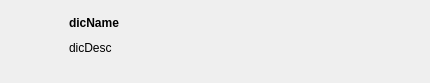
<?xml version="1.0" encoding="UTF-8"?>
<ui version="4.0">
 <class>DictItemWidget</class>
 <widget class="QWidget" name="DictItemWidget">
  <property name="geometry">
   <rect>
    <x>0</x>
    <y>0</y>
    <width>430</width>
    <height>83</height>
   </rect>
  </property>
  <property name="windowTitle">
   <string>Form</string>
  </property>
  <layout class="QHBoxLayout" name="horizontalLayout">
   <item>
    <widget class="QLabel" name="labelGraber">
     <property name="minimumSize">
      <size>
       <width>10</width>
       <height>0</height>
      </size>
     </property>
     <property name="maximumSize">
      <size>
       <width>10</width>
       <height>16777215</height>
      </size>
     </property>
     <property name="text">
      <string/>
     </property>
     <property name="pixmap">
      <pixmap resource="mainwindow.qrc">:/res/dictmng/list_grabber.png</pixmap>
     </property>
    </widget>
   </item>
   <item>
    <widget class="QLabel" name="labelIcon">
     <property name="sizePolicy">
      <sizepolicy hsizetype="Fixed" vsizetype="Preferred">
       <horstretch>0</horstretch>
       <verstretch>0</verstretch>
      </sizepolicy>
     </property>
     <property name="minimumSize">
      <size>
       <width>36</width>
       <height>0</height>
      </size>
     </property>
     <property name="maximumSize">
      <size>
       <width>36</width>
       <height>16777215</height>
      </size>
     </property>
     <property name="text">
      <string/>
     </property>
     <property name="pixmap">
      <pixmap resource="mainwindow.qrc">:/res/dictmng/list_dict_icon_default.png</pixmap>
     </property>
    </widget>
   </item>
   <item>
    <layout class="QVBoxLayout" name="verticalLayout">
     <property name="sizeConstraint">
      <enum>QLayout::SetFixedSize</enum>
     </property>
     <item>
      <widget class="QLabel" name="labelDicName">
       <property name="maximumSize">
        <size>
         <width>16777215</width>
         <height>24</height>
        </size>
       </property>
       <property name="font">
        <font>
         <weight>75</weight>
         <bold>true</bold>
        </font>
       </property>
       <property name="text">
        <string>dicName</string>
       </property>
      </widget>
     </item>
     <item>
      <widget class="QLabel" name="labelDicDesc">
       <property name="sizePolicy">
        <sizepolicy hsizetype="Preferred" vsizetype="Fixed">
         <horstretch>0</horstretch>
         <verstretch>0</verstretch>
        </sizepolicy>
       </property>
       <property name="maximumSize">
        <size>
         <width>16777215</width>
         <height>50</height>
        </size>
       </property>
       <property name="text">
        <string>dicDesc</string>
       </property>
       <property name="alignment">
        <set>Qt::AlignLeading|Qt::AlignLeft|Qt::AlignTop</set>
       </property>
       <property name="wordWrap">
        <bool>true</bool>
       </property>
      </widget>
     </item>
    </layout>
   </item>
  </layout>
 </widget>
 <resources>
  <include location="mainwindow.qrc"/>
 </resources>
 <connections/>
</ui>
